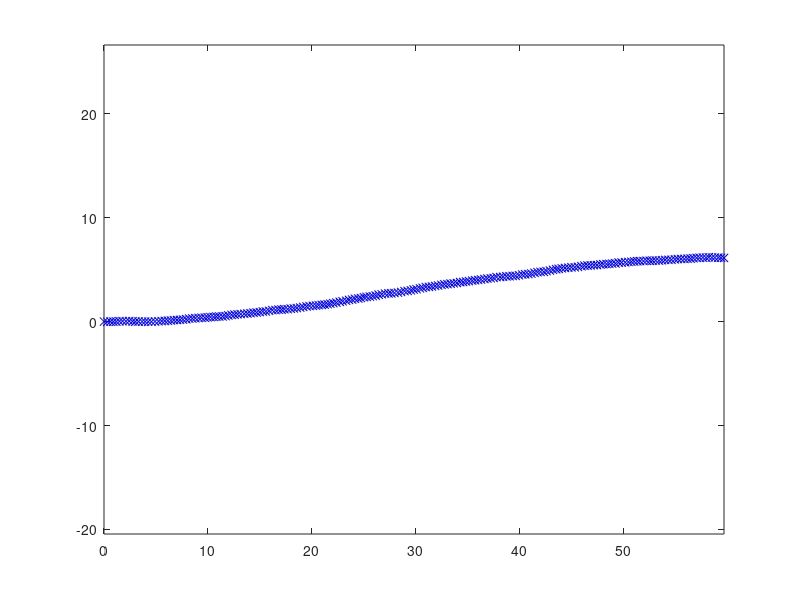

MATLAB code for this plot:
% clear environment
clear;
clc;
close all;


% simulation parameters
t_end = 20;
dt = 0.1;  % 10 Hz
t = 0:dt:t_end;

% model parameters
L = 0.3;
stddev_x = 0.02;
stddev_y = 0.02;
stddev_theta = 1.0;

% wheel input commands
n = length(t);
v_t = 3;
x_t = [0; 0; 0];
x_store = zeros(3, length(t));


function r = deg2rad(degrees)
    r = degrees * pi / 180;
end

function x = g(x_prev, v_t, L, delta_t, dt)
    x = [
        x_prev(1) + v_t * cos(deg2rad(x_prev(3))) * dt;
        x_prev(2) + v_t * sin(deg2rad(x_prev(3))) * dt;
        x_prev(3) + (v_t * tan(deg2rad(delta_t)) / L) * dt;
    ];
end

function plot_animation(fig_index, x_store, t)
    % plot animation
    figure(fig_index);
    clf;

    for i = 1:2:length(t)
        plot(x_store(1, 1:i), x_store(2, 1:i), 'bx');
        axis equal;
        drawnow;
    end
end


% simulation
for i = 1:length(t)
    delta_t = 10 - t(i);
    additive_noise = [
        normrnd(0, stddev_x);
        normrnd(0, stddev_y);
        normrnd(0, deg2rad(stddev_theta));
    ];

    x_t = g(x_t, v_t, L, delta_t, dt) + additive_noise;
    x_store(:, i + 1) = x_t;
end

plot_animation(1, x_store, t);
print -djpg -color bicycle_motion_20s.jpg
